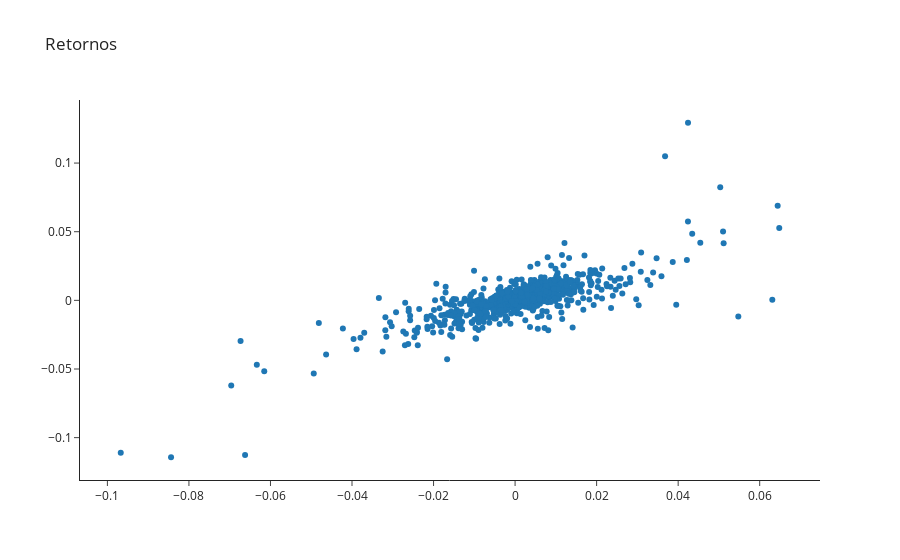

The notebook cell this image was saved under:
### Code cell
# Plot returns in scatter chart
returns = assets.pct_change()

fig = go.Figure()
fig.add_trace(go.Scatter(x=returns[asset1], y=returns[asset2], mode='markers'))
fig.update_layout(title_text='Retornos', template='simple_white')
fig.show()

### Figure 1 — Plotly figure (JSON) as saved in the notebook; plotly's stock layout.template omitted (floating-point values rounded to 4 significant figures; data arrays with more than 128 entries replaced by an {"elided": "..."} marker saying what was removed)
{"data": [{"mode": "markers", "type": "scatter", "x": {"elided": "756 float values"}, "y": {"elided": "756 float values"}}], "layout": {"title": {"text": "Retornos"}}}
